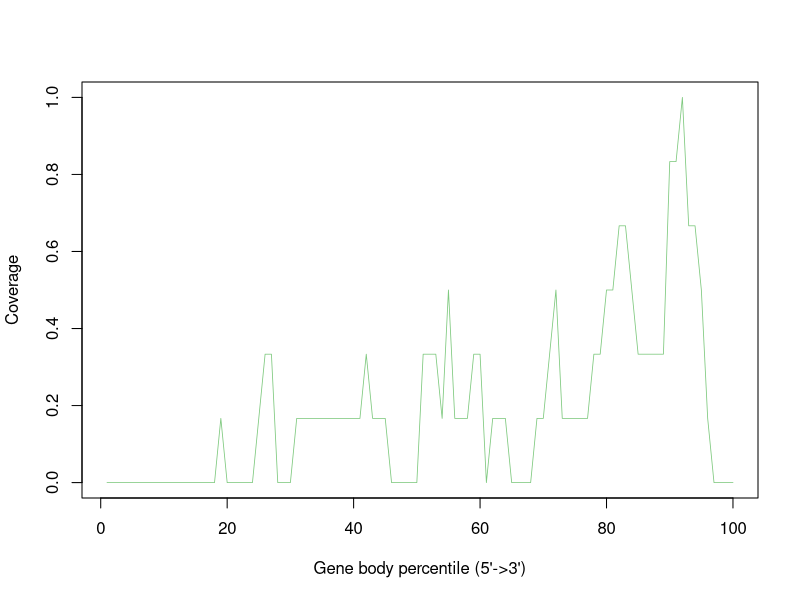

The R source for this figure:
Mmus_C57_6J_LVR_GC_I_Rep1_M31_Aligned.sortedByCoord_sorted.out <- c(0.0,0.0,0.0,0.0,0.0,0.0,0.0,0.0,0.0,0.0,0.0,0.0,0.0,0.0,0.0,0.0,0.0,0.0,0.16666666666666666,0.0,0.0,0.0,0.0,0.0,0.16666666666666666,0.3333333333333333,0.3333333333333333,0.0,0.0,0.0,0.16666666666666666,0.16666666666666666,0.16666666666666666,0.16666666666666666,0.16666666666666666,0.16666666666666666,0.16666666666666666,0.16666666666666666,0.16666666666666666,0.16666666666666666,0.16666666666666666,0.3333333333333333,0.16666666666666666,0.16666666666666666,0.16666666666666666,0.0,0.0,0.0,0.0,0.0,0.3333333333333333,0.3333333333333333,0.3333333333333333,0.16666666666666666,0.5,0.16666666666666666,0.16666666666666666,0.16666666666666666,0.3333333333333333,0.3333333333333333,0.0,0.16666666666666666,0.16666666666666666,0.16666666666666666,0.0,0.0,0.0,0.0,0.16666666666666666,0.16666666666666666,0.3333333333333333,0.5,0.16666666666666666,0.16666666666666666,0.16666666666666666,0.16666666666666666,0.16666666666666666,0.3333333333333333,0.3333333333333333,0.5,0.5,0.6666666666666666,0.6666666666666666,0.5,0.3333333333333333,0.3333333333333333,0.3333333333333333,0.3333333333333333,0.3333333333333333,0.8333333333333334,0.8333333333333334,1.0,0.6666666666666666,0.6666666666666666,0.5,0.16666666666666666,0.0,0.0,0.0,0.0)


pdf("Mmus_C57-6J_LVR_GC_I_Rep1_M31.geneBodyCoverage.curves.pdf")
x=1:100
icolor = colorRampPalette(c("#7fc97f","#beaed4","#fdc086","#ffff99","#386cb0","#f0027f"))(1)
plot(x,Mmus_C57_6J_LVR_GC_I_Rep1_M31_Aligned.sortedByCoord_sorted.out,type='l',xlab="Gene body percentile (5'->3')", ylab="Coverage",lwd=0.8,col=icolor[1])
dev.off()
